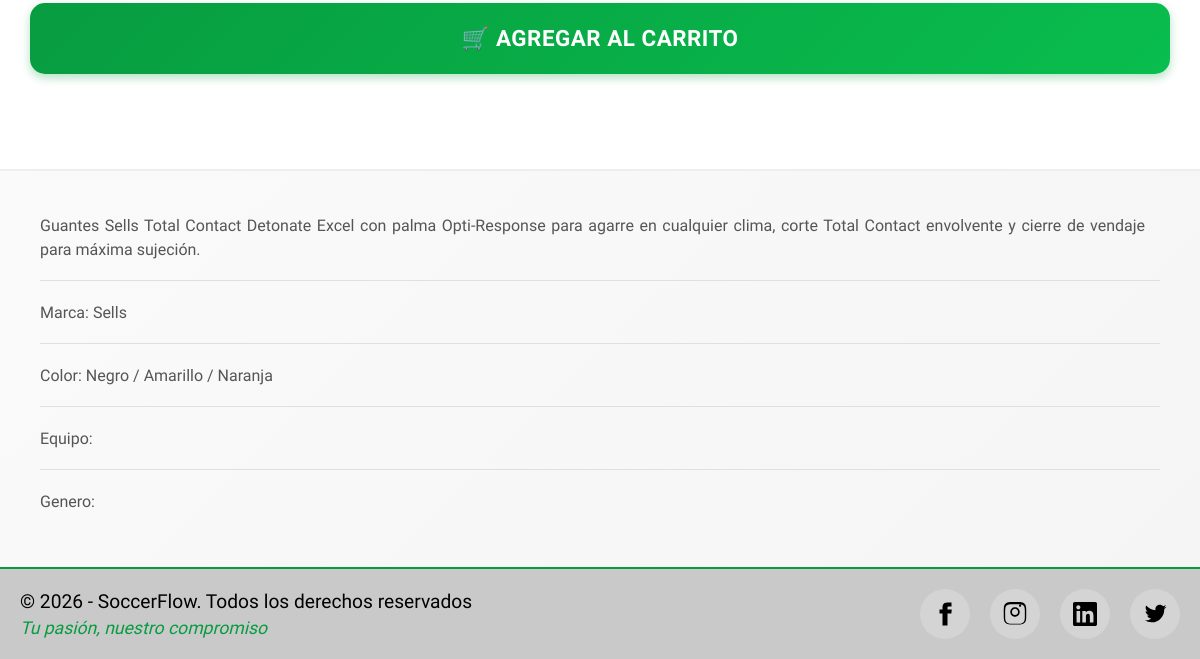
/product-details?id=36 (lower part), run on an earlier commit of the app's database.
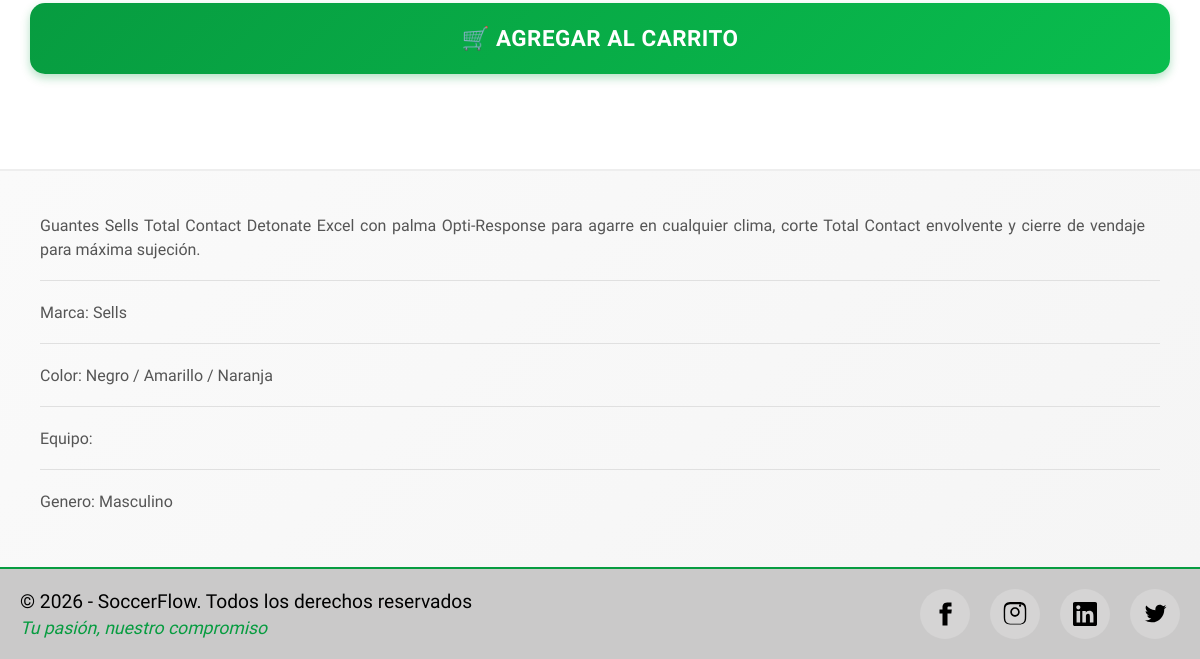
And on a later commit of the database.
### tables this page shows
CREATE TABLE products (
    ID INT AUTO_INCREMENT PRIMARY KEY,
    name VARCHAR(100) NOT NULL,
    description TEXT,
    price DECIMAL(10, 2) NOT NULL,
    brand VARCHAR(50),
    team VARCHAR(50) DEFAULT NULL,
    category VARCHAR(50) NOT NULL,
    gender ENUM('Masculino','Femenino','Unisex') DEFAULT 'unisex',
    active BOOLEAN DEFAULT TRUE,
    created_at TIMESTAMP DEFAULT CURRENT_TIMESTAMP
);

### app/Controllers/Controller.php (called while the page is built, shortened)
<?php
class Controller
{
    protected function render(string $view, array $data = [], bool $showLayout = true): void
    {
        require __DIR__ . '/../views/layouts/main.php';
    }
}

### app/Controllers/ProductosDetailController.php (called while the page is built, shortened)
<?php
class ProductosDetailController extends Controller
{
    public function details(): void
    {
        $id = (int)$_GET['id'];
        $model = new Productos();
        $producto = $model->getById($id);
        $imagenes = $model->getImagesByProductId($id);
        $color = $model->getColorById($id);
        $sizes = $model->getSizesByProductId($id);
        $this->render('products/productDetails', [
            'title' => $producto['name'],
            'producto' => $producto,
            'jsFile' => 'vistaProductosDetail.js',
            'imagenes' => $imagenes,
            'color' => $color,
            'sizes' => $sizes
        ]);
    }
}

### public/index.php (called while the page is built, shortened)
<?php
require_once __DIR__ . '/../app/Core/autoload.php';
$ruta = $_GET['ctl']
    ?? trim(parse_url($_SERVER['REQUEST_URI'], PHP_URL_PATH), '/');
$path = parse_url($_SERVER['REQUEST_URI'] ?? '', PHP_URL_PATH) ?? '';
$isApi =
    str_starts_with($path, '/api') ||
    str_starts_with($ruta, 'api/') ||
    (stripos($_SERVER['HTTP_ACCEPT'] ?? '', 'application/json') !== false);
$session = new SessionManager('login', 600, $isApi);
$session->checkSecurity();
$actionName   = $map[$ruta]['action'];
$controller = new $controlador($session);
$controller->$actionName();

### app/Core/autoload.php (called while the page is built, shortened)
<?php
$appBaseDir = __DIR__ . '/../';
function Autoloader($className)
{
    global $appBaseDir;
    foreach (CLASS_PATHS as $path) {
        $file = $appBaseDir . $path . $className . '.php';
        if (file_exists($file)) {
            return;
        }
    }
}

### app/Core/Database.php (called while the page is built)
<?php
class Database
{
    private static ?PDO $db = null;
    public static function getConexion(): PDO
    {
        if (self::$db === null) {
            try {
                self::$db = new PDO(
                    "mysql:host=" . DB_HOST . ";dbname=" . DB_NAME . ";charset=utf8mb4",
                    DB_USER,
                    DB_PASS,
                    [
                        PDO::ATTR_ERRMODE => PDO::ERRMODE_EXCEPTION,
                        PDO::ATTR_DEFAULT_FETCH_MODE => PDO::FETCH_ASSOC
                    ]
                );
            } catch (PDOException $e) {
                die("Error de conexión: " . $e->getMessage());
            }
        }
        return self::$db;
    }
}

### app/Models/Productos.php (called while the page is built, shortened)
<?php
class Productos
{
    private PDO $db;
    public function __construct()
    {
        $this->db = Database::getConexion();
    }
    public function getById(int $id): ?array
    {
        $sql = "SELECT * FROM products WHERE id = :id";
        $stmt = $this->db->prepare($sql);
        $stmt->execute(['id' => $id]);
        return $stmt->fetch() ?: null;
    }
    public function getColorById(int $id): ?string
    {
        $sql = "SELECT color FROM products_variants WHERE product_id = :id LIMIT 1";
        $stmt = $this->db->prepare($sql);
        $stmt->execute(['id' => $id]);
        $color = $stmt->fetchColumn();
        return $color !== false ? $color : null;
    }
}

### app/Views/products/productDetails.php (the view, shortened to what this page needs)
<?php
if (!empty($producto)) {
    $descripcion = $producto['description'];
    $marca = $producto['brand'];
    $equipo = $producto['team'];
    $genero = $producto['gender'];
    $color = $color ?? '';
}
?>
<div class="product__body">
    <div class="product__container">
        <div class="product__form-column">
            <form class="product__form" method="POST" action="index.php?ctl=cart-add">
                <div class="quantity-container">
                    <input class="product__cart-button" type="submit" value="🛒 Agregar al Carrito">
                </div>
            </form>
            <div class="product__description">
                <ul>
                    <li><p class="product__description-text"><?= htmlspecialchars($descripcion) ?></p></li>
                    <li><p class="product__description-text">Marca: <?= htmlspecialchars($marca) ?></p></li>
                    <li><p class="product__description-text">Color: <?= htmlspecialchars($color) ?></p></li>
                    <li><p class="product__description-text">Equipo: <?= htmlspecialchars($equipo) ?></p></li>
                    <li><p class="product__description-text">Genero: <?= htmlspecialchars($genero) ?></p></li>
                </ul>
            </div>
        </div>
    </div>
</div>

### app/Views/layouts/main.php (shortened to what this page needs)
<!DOCTYPE html>
<html lang="es">
<head>
    <?php $isDarkTheme = (($_COOKIE['sf_theme'] ?? '') === 'dark'); ?>
    <?php
    $mainCssPath = __DIR__ . '/../../../public/assets/css/main.css';
    $mainCssVersion = file_exists($mainCssPath) ? filemtime($mainCssPath) : time();
    $darkCssPath = __DIR__ . '/../../../public/assets/css/mainOscuro.css';
    $darkCssVersion = file_exists($darkCssPath) ? filemtime($darkCssPath) : time();
    ?>
    <link rel="stylesheet" href="/assets/css/main.css?v=<?= $mainCssVersion ?>">
    <link
        rel="stylesheet"
        href="/assets/css/mainOscuro.css?v=<?= $darkCssVersion ?>"
        id="dark-theme-css"
        media="<?= $isDarkTheme ? 'all' : 'not all' ?>"
    <?= $isDarkTheme ? '' : 'disabled' ?>
    >
</head>
<body>
    <?php if ($showLayout ?? true): ?>
        <?php require __DIR__ . '/../general/header.php'; ?>
    <?php endif; ?>
    <main>
        <?php require __DIR__ . '/../' . $view . '.php'; ?>
    </main>
    <?php if ($showLayout ?? true): ?>
        <?php require __DIR__ . '/../general/footer.php'; ?>
    <?php endif; ?>
</body>
</html>

### app/Views/general/header.php (shortened to what this page needs)
</body>

### app/Views/general/footer.php (shortened to what this page needs)
<footer class="footer">
    <div class="footer-container">
        <div class="footer-left">
            <p class="copyright">&copy; <?= date('Y') ?> - SoccerFlow. Todos los derechos reservados</p>
            <p class="tagline">Tu pasión, nuestro compromiso</p>
        </div>
        <div class="footer-right">
            <div class="social-buttons">
                <a href="https://facebook.com" class="social-btn facebook-btn" target="_blank" aria-label="Facebook">
                    <svg class="social-icon" xmlns="http://www.w3.org/2000/svg" viewBox="0 0 24 24" fill="currentColor">
                        <path d="M18.77 7.46H14.5v-1.9c0-.9.6-1.1 1-1.1h3V.5h-4.33C10.24.5 9.5 3.44 9.5 5.32v2.15h-3v4h3v12h5v-12h3.85l.42-4z" />
                    </svg>
                </a>
                <a href="https://instagram.com" class="social-btn instagram-btn" target="_blank" aria-label="Instagram">
                </a>
                <a href="https://linkedin.com" class="social-btn linkedin-btn" target="_blank" aria-label="LinkedIn">
                </a>
                <a href="https://twitter.com" class="social-btn twitter-btn" target="_blank" aria-label="Twitter">
                </a>
            </div>
        </div>
    </div>
</footer>

What changed in the data, as far as the page shows it:
changed products "Sells": gender (not shown) → "Masculino"
